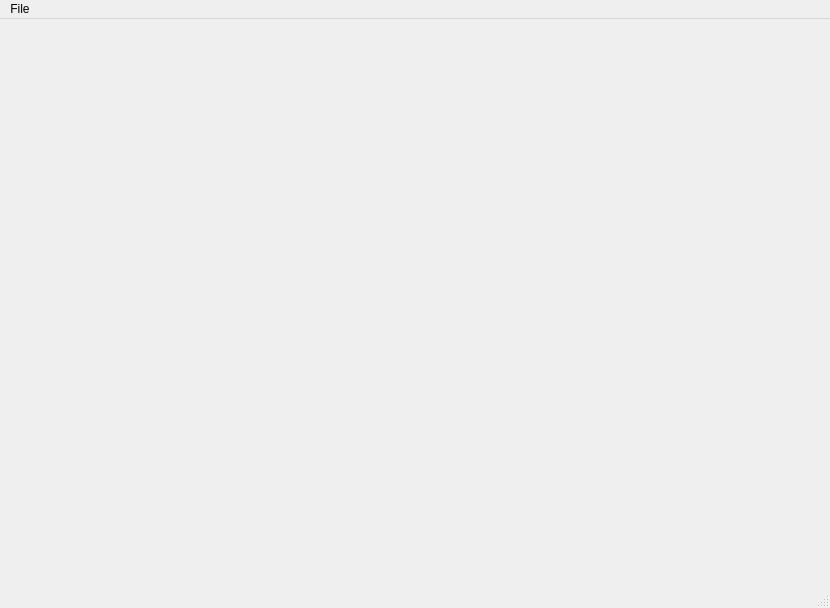
<?xml version="1.0" encoding="UTF-8"?>
<ui version="4.0">
 <class>ClassMark</class>
 <widget class="QMainWindow" name="ClassMark">
  <property name="geometry">
   <rect>
    <x>0</x>
    <y>0</y>
    <width>830</width>
    <height>608</height>
   </rect>
  </property>
  <property name="windowTitle">
   <string>ClassMark</string>
  </property>
  <property name="locale">
   <locale language="English" country="UnitedStates"/>
  </property>
  <widget class="QWidget" name="centralwidget">
   <layout class="QGridLayout" name="gridLayout">
    <property name="leftMargin">
     <number>0</number>
    </property>
    <property name="topMargin">
     <number>0</number>
    </property>
    <property name="rightMargin">
     <number>0</number>
    </property>
    <property name="bottomMargin">
     <number>0</number>
    </property>
    <item row="0" column="0">
     <widget class="QStackedWidget" name="mainContent">
      <property name="sizePolicy">
       <sizepolicy hsizetype="Preferred" vsizetype="Preferred">
        <horstretch>0</horstretch>
        <verstretch>0</verstretch>
       </sizepolicy>
      </property>
      <property name="currentIndex">
       <number>-1</number>
      </property>
     </widget>
    </item>
   </layout>
  </widget>
  <widget class="QMenuBar" name="menubar">
   <property name="geometry">
    <rect>
     <x>0</x>
     <y>0</y>
     <width>830</width>
     <height>27</height>
    </rect>
   </property>
   <widget class="QMenu" name="menuFile">
    <property name="title">
     <string>File</string>
    </property>
    <addaction name="menuFileNewExperiment"/>
    <addaction name="menuFileLoadExperiment"/>
    <addaction name="menuFileExit"/>
   </widget>
   <addaction name="menuFile"/>
  </widget>
  <widget class="QStatusBar" name="statusbar"/>
  <action name="menuFileNewExperiment">
   <property name="icon">
    <iconset>
     <normaloff>../icons/document-new.svg</normaloff>../icons/document-new.svg</iconset>
   </property>
   <property name="text">
    <string>New Experiment</string>
   </property>
  </action>
  <action name="menuFileLoadExperiment">
   <property name="icon">
    <iconset>
     <normaloff>../icons/document-open.svg</normaloff>../icons/document-open.svg</iconset>
   </property>
   <property name="text">
    <string>Load Experiment</string>
   </property>
  </action>
  <action name="menuFileExit">
   <property name="icon">
    <iconset theme="application-exit">
     <normaloff>.</normaloff>.</iconset>
   </property>
   <property name="text">
    <string>Exit</string>
   </property>
  </action>
 </widget>
 <resources>
  <include location="../resources.qrc"/>
 </resources>
 <connections/>
</ui>
